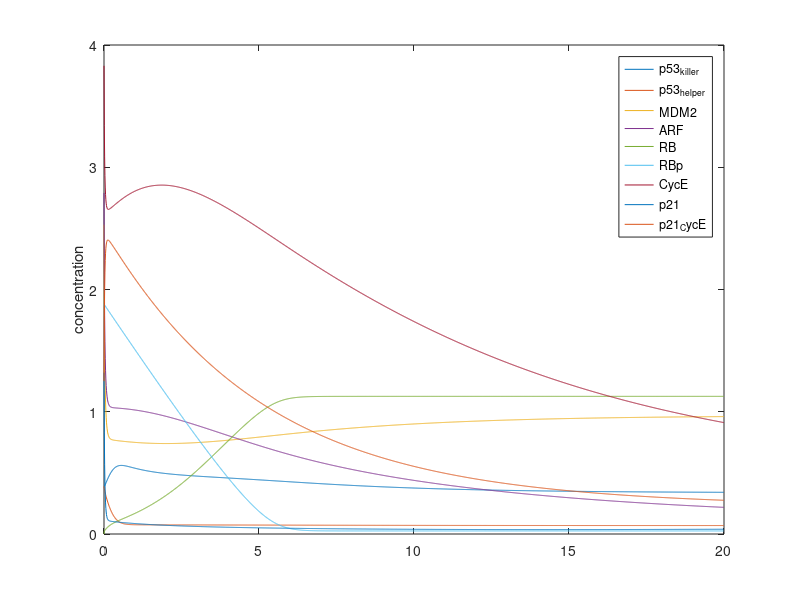

Here is the MATLAB script that generated this plot:
clc
clear all;
close all;

T_end = 20;
delta_t = 0.01;
N = T_end/delta_t;
timeline = 0:delta_t:(T_end - delta_t);
sigma = 0.001;

MDM2_initial = 2.53;
ARF_initial = 2.79;
ARF_MDM2_initial = 1.99;
E2F1_initial = 0.9;
RBp_initial = 1.88;
RB_E2F1_initial = 0;
RB_initial = 0;
p53helper_initial = 0.39;
p53killer_initial = 0.39;
DYRK2_initial = 2;

CycE_initial = 3.83;
p21_initial = 1.32;
p21_CycE_initial = 1.25;

DYRK2 = zeros(1, N);
p53helper = zeros(1, N);
p53killer = zeros(1, N);
MDM2 = zeros(1, N);
ARF = zeros(1, N);
ARF_MDM2 = zeros(1, N);
E2F1 = zeros(1, N);
RBp = zeros(1, N);
RB_E2F1 = zeros(1, N);
RB = zeros(1, N);
CycE = zeros(1, N);
p21_CycE = zeros(1, N);
p21 = zeros(1, N);

p53killer(1) = p53killer_initial;
p53helper(1) = p53helper_initial;
MDM2(1) = MDM2_initial;
ARF(1) = ARF_initial;
ARF_MDM2(1) = ARF_MDM2_initial;
E2F1(1) = E2F1_initial;
RBp(1) = RBp_initial;
RB_E2F1(1) = RB_E2F1_initial;
RB(1) = RB_initial;
DYRK2(1) = DYRK2_initial;

CycE(1) = CycE_initial;
p21_CycE(1) = p21_CycE_initial;
p21(1) = p21_initial;

kdpp53_initial = 0.5;
kdsRE_initial = 1;

kdpp53 = kdpp53_initial;
kdsRE = kdsRE_initial;

for i = 2 : N        
    DYRK2(i) = DYRK2(i - 1) + delta_t * (-0.0003 * DYRK2(i - 1));
    if DYRK2(i) < 0
        DYRK2(i) = 0;
    end
    p53helper(i) = p53helper(i - 1) + delta_t * (-DYRK2(i - 1) * ...
        p53helper(i - 1) / (0.1 + p53helper(i - 1)) + 0.5 - ...
        (0.1 + MDM2(i - 1)) * p53helper(i - 1) + 0.5 * p53killer(i - 1) ...
        /(0.1 + p53killer(i - 1)));
    if p53helper(i) < 0
       p53helper(i) = 0;
    end
    p53killer(i) = p53killer(i - 1) + delta_t * (DYRK2(i - 1) * ...
        p53helper(i - 1) / (0.1 + p53helper(i - 1)) - 0.5 * ...
        p53killer(i - 1) / (0.1 + p53killer(i - 1)) - (0.1 + MDM2(i - 1) * ...
        p53killer(i - 1)));
    if p53killer(i) < 0
        p53killer(i) = 0;
    end
    MDM2(i) = MDM2(i - 1) + delta_t * (0.02 + 0.3 * (p53killer(i - 1) ...
        + p53helper(i - 1)) - 0.1 * MDM2(i - 1) - 10 * ARF(i - 1) * ...
        MDM2(i - 1) + 2.1 * ARF_MDM2(i - 1));
    if MDM2(i) < 0
        MDM2(i) = 0;
    end
    ARF(i) = ARF(i - 1) + delta_t * (0.01 + 0.3 * E2F1(i - 1) - 0.1 ...
        * ARF(i - 1) - 10 * ARF(i - 1) * MDM2(i - 1) + 2.1 ...
        * ARF_MDM2(i - 1));
    if ARF(i) < 0
        ARF(i) = 0;
    end
    ARF_MDM2(i) = ARF_MDM2(i - 1) + delta_t * (10 * ARF(i - 1) * ...
        MDM2(i - 1) - 2 * ARF_MDM2(i - 1) - 0.1 * ARF_MDM2(i - 1) - ...
        0.1 * ARF_MDM2(i - 1));
    if ARF_MDM2(i) < 0
        ARF_MDM2(i) = 0;
    end
    E2F1(i) = E2F1(i - 1) + delta_t * (-5 * RB(i - 1) * E2F1(i - 1) + ...
        RB_E2F1(i - 1));
    if E2F1(i) < 0
        E2F1(i) = 0;
    end
    RBp(i) = sigma + RBp(i - 1) + delta_t * (-0.5 * RBp(i - 1) / ...
        (0.1 + RBp(i - 1)));
    if RBp(i) < 0
        RBp(i) = 0;
    end
    RB_E2F1(i) = 1 - E2F1(i);
    RB(i) = 2 - RBp(i) - RB_E2F1(i);
    CycE(i) = CycE(i - 1) + delta_t * (0.01 + 0.5 * E2F1(i - 1) - 0.12 * CycE(i - 1) - 10 * p21(i - 1) * CycE(i - 1) + 1.2 * p21_CycE(i - 1));
    p21(i) = p21(i - 1) + delta_t * (0.03 + 0.3 * p53helper(i - 1) + 0.01 * p53killer(i - 1) - 0.2 * p21(i - 1) - 10 * p21(i - 1) * CycE(i - 1) + 1.12 * p21_CycE(i - 1));
    p21_CycE(i) = p21_CycE(i - 1) + delta_t * (10 * p21(i - 1) * CycE(i - 1) - p21_CycE(i - 1) - 0.32 * p21_CycE(i - 1));
 
end

%% Plot
plot(timeline, p53killer, timeline, p53helper, timeline, MDM2, timeline, ARF, timeline, RB, timeline, RBp, timeline, CycE, timeline, p21, timeline, p21_CycE);
legend('p53_k_i_l_l_e_r','p53_h_e_l_p_e_r','MDM2','ARF', 'RB', 'RBp', 'CycE', 'p21', 'p21_CycE');
ylabel('concentration');
